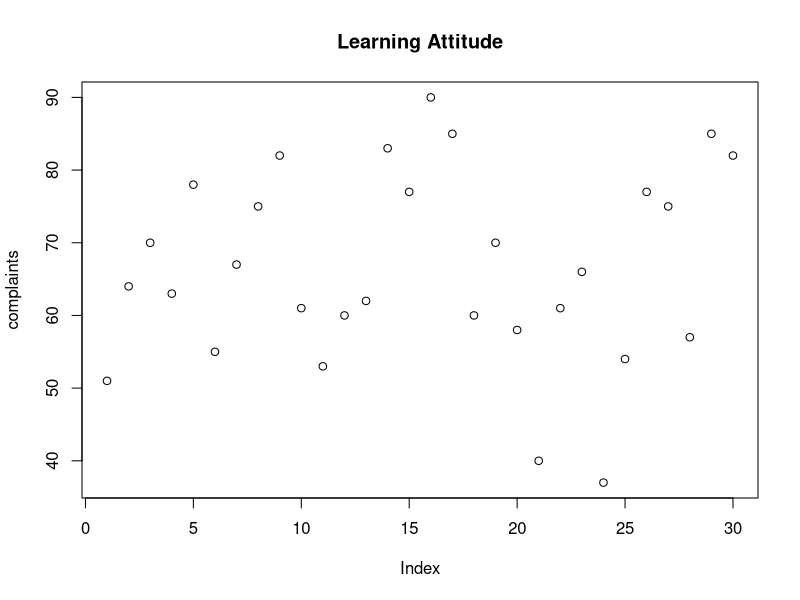
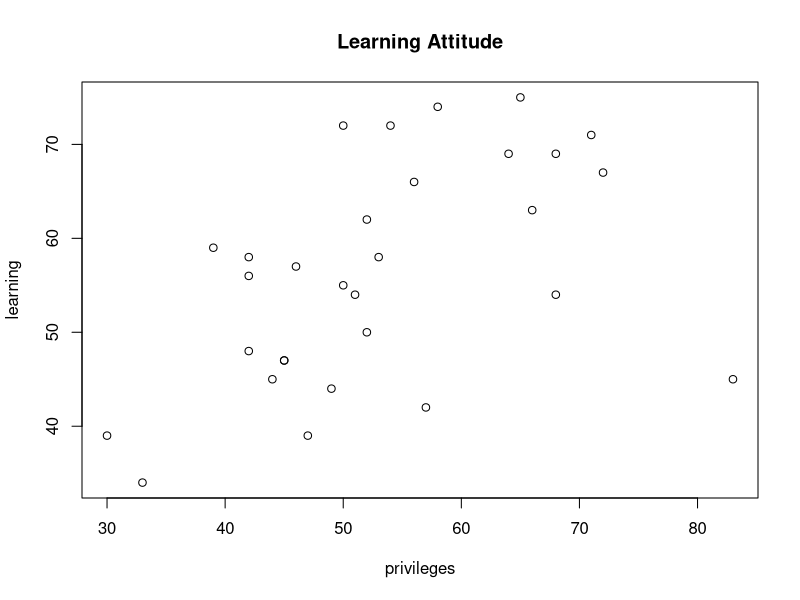

Write the R code that produced these figures, in order.
## ---- chunk 1
#Declaring data from package attitude as data frame attdata
attdata <- datasets::attitude

## ---- chunk 2
# 1.	See basic descriptive statistics from data frame attdata
summary(attdata)
## ---- chunk 3
#a)	What is the difference between (attitude[4]) and (attitude$learning)

# This command extract data at column with index 4
attdata[4]
#This command specify the column which has name 'learning'
attdata$learning
## ---- chunk 4
#2.	Lists name of variables in a dataset
names(attdata)
## ---- chunk 5
#3.	Calculate number of rows in a dataset
nrow(attdata)
## ---- chunk 6
#4.	Calculate number of columns in a dataset
ncol(attdata)
## ---- chunk 7
#5.	List structure of a dataset
str(attdata)
## ---- chunk 8
#6.	See first 6 rows (by default) of dataset
head(attdata, n = 6)
## ---- chunk 9
#7.	See first n rows of dataset
#Select to see the first 15 rows of dataset
n = 15
attdata[(1:n),]
## ---- chunk 10
#8.	See all rows but not the last row
totalrow <- nrow(attdata)
attdata[(1:totalrow-1),]
## ---- chunk 11
#9.	See last 6 rows (by default) of a dataset
tail(attdata, n = 6)
## ---- chunk 12
#10.	See last n rows of dataset
#Select to see the last 12 rows of dataset.
totalrow = nrow(attdata)
m = 12
attdata[(totalrow-m:totalrow),]
## ---- chunk 13
#11.	See the last n rows but not the first row
totalrow = nrow(attdata)
attdata[(2:totalrow),]
## ---- chunk 14
#12.	Number of missing values
#Which function will returns number of missing values in each variable of a dataset?
sapply(attdata, function(x)sum(is.na(x)))
## ---- chunk 15
#13.	Number of missing values in a single variable
selectvatiable <- attdata$rating
sapply(selectvatiable, function(x)sum(is.na(x)))
#The zeros values indicate that all there is no NA values in the column
## ---- chunk 16
#14.	Plot a simple graph, which will appear on a screen device.
with(attdata, plot(complaints))
title("Learning Attitude")
## ---- chunk 17
#15.	Plot the graph shown below, and make it appear on a file device (a pdf file)
pdf('LearningXPrivilages (EDA).pdf')
with(attdata, plot(privileges, learning))
title("Learning Attitude")
dev.off()
#The PDF file will appear in your folder
